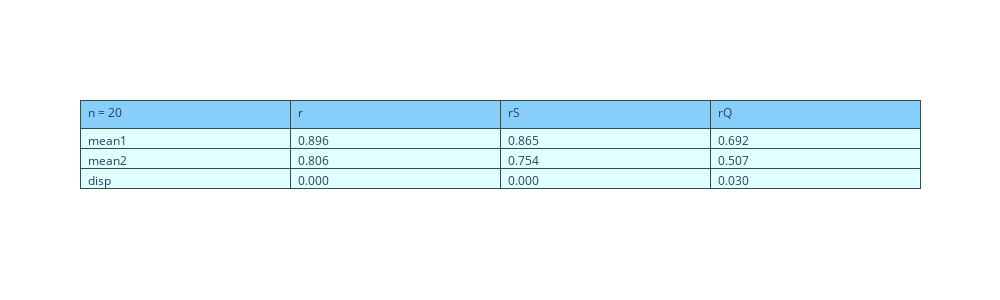
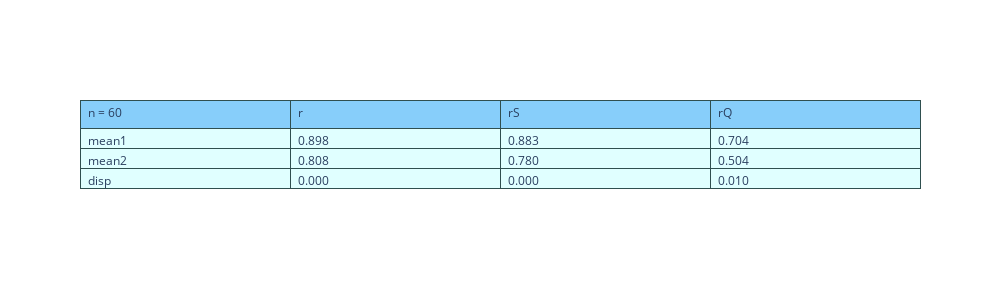
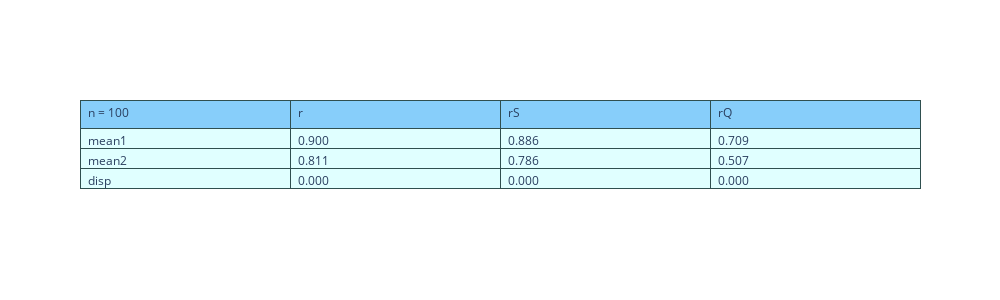

Notebook code for these charts, in order:
### Code cell
f = N_(0,0,1,1,0.9)
Draw(f,20)
Draw(f,60)
Draw(f,100)

### Figure 1 — Plotly figure (JSON) as saved in the notebook; plotly's stock layout.template omitted (floating-point values rounded to 4 significant figures)
{"data": [{"cells": {"align": "left", "fill": {"color": "lightcyan"}, "format": ["", ".3f"], "line": {"color": "darkslategray"}, "values": [["mean1", "mean2", "disp"], [0.8964, 0.806, 0], [0.8654, 0.7539, 0], [0.6917, 0.5066, 0.03]]}, "header": {"align": "left", "fill": {"color": "lightskyblue"}, "line": {"color": "darkslategray"}, "values": ["n = 20", "r", "rS", "rQ"]}, "type": "table"}], "layout": {"height": 300, "width": 1000}}

### Figure 2 — Plotly figure (JSON) as saved in the notebook; plotly's stock layout.template omitted (floating-point values rounded to 4 significant figures)
{"data": [{"cells": {"align": "left", "fill": {"color": "lightcyan"}, "format": ["", ".3f"], "line": {"color": "darkslategray"}, "values": [["mean1", "mean2", "disp"], [0.8985, 0.8079, 0], [0.8827, 0.7803, 0], [0.704, 0.5042, 0.01]]}, "header": {"align": "left", "fill": {"color": "lightskyblue"}, "line": {"color": "darkslategray"}, "values": ["n = 60", "r", "rS", "rQ"]}, "type": "table"}], "layout": {"height": 300, "width": 1000}}

### Figure 3 — Plotly figure (JSON) as saved in the notebook; plotly's stock layout.template omitted (floating-point values rounded to 4 significant figures)
{"data": [{"cells": {"align": "left", "fill": {"color": "lightcyan"}, "format": ["", ".3f"], "line": {"color": "darkslategray"}, "values": [["mean1", "mean2", "disp"], [0.9002, 0.8107, 0], [0.8864, 0.7863, 0], [0.7087, 0.5073, 0]]}, "header": {"align": "left", "fill": {"color": "lightskyblue"}, "line": {"color": "darkslategray"}, "values": ["n = 100", "r", "rS", "rQ"]}, "type": "table"}], "layout": {"height": 300, "width": 1000}}
